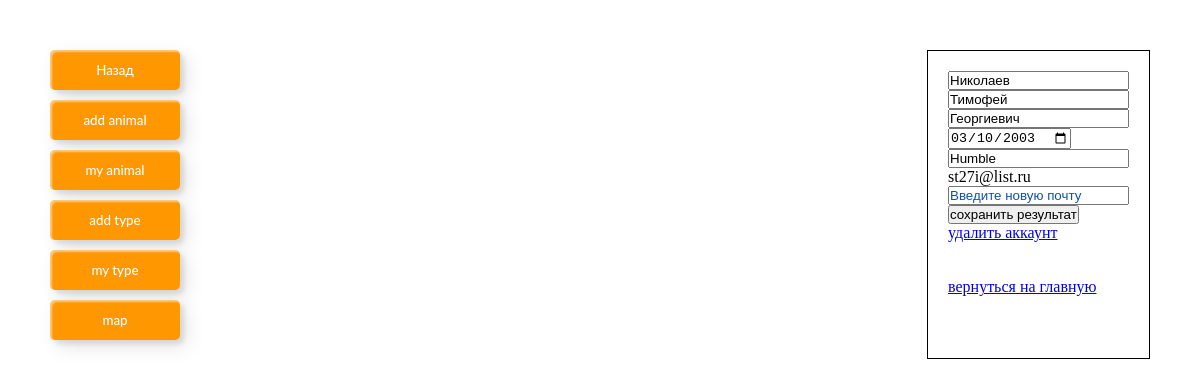
The page /form_page.php (signed in) on the database its author committed.
### tables this page shows
CREATE TABLE `_user` (
  `ID` int(11) NOT NULL,
  `Email` varchar(50) DEFAULT NULL,
  `Surname` varchar(50) DEFAULT NULL,
  `Name` varchar(50) DEFAULT NULL,
  `Patronymic` varchar(50) DEFAULT NULL,
  `Birthday` date DEFAULT NULL,
  `About` text DEFAULT NULL,
  `User_name` varchar(50) DEFAULT NULL,
  `Pass` varchar(255) DEFAULT NULL
);

### form_page.php (the view, shortened to what this page needs)
<!DOCTYPE html>
<html lang="ru">
<head>
    <link rel="stylesheet" href="css/style_form_page.css">
    <link rel="stylesheet" href="css/style_form_password.css">
</head>
<body>
    <main>
        <section class="mainSection">
            <div class="linkButtons">
                <button class="custom-btn btn-14" onclick="document.location='index.php'">Назад</button>
                <button class="custom-btn btn-14" onclick="document.location='add_animal.php'">add animal</button>
                <button class="custom-btn btn-14" onclick="document.location='my_animal.php'">my animal</button>
                <button class="custom-btn btn-14" onclick="document.location='add_type.php'">add type</button>
                <button class="custom-btn btn-14" onclick="document.location='my_type.php'">my type</button>
                <button id="map-btn" class="custom-btn btn-14" onclick="document.location='map.php'">map</button>
            </div>
            <div class="divForm">
    <?php
require_once ("config.php");
 $connect = mysqli_connect($host, $user, $password, $db);
    $id=$_SESSION["id"];
    $queryResult= mysqli_query($connect,"SELECT * FROM `_user` WHERE `ID`= '$id';");
    $queryResultToArray= mysqli_fetch_array($queryResult,MYSQLI_ASSOC);
    $editUserEmail=$queryResultToArray["Email"];
    $editUserName=$queryResultToArray["Name"];
    $editUserSurname=$queryResultToArray["Surname"];
    $editUserPatronymic=$queryResultToArray["Patronymic"];
    $editUserBirthday=$queryResultToArray["Birthday"];
    $editUserNickName=$queryResultToArray["User_name"];
?>
    <form action="setting_personal_account.php" method="post">
    <input type="text" name="surname2" value="<?php echo $editUserSurname; ?>"><br>
    <input type="text" name="name2" value="<?php echo $editUserName; ?>"><br>
    <input type="text" name="patronymic2" value="<?php echo $editUserPatronymic; ?>"><br>
    <input type="date" name="birthday2" value="<?php echo $editUserBirthday?>"><br>
    <input type="text" name="nickname2" value="<?php echo $editUserNickName; ?>"><br>
    <label for="mail3"><?php echo $editUserEmail; ?></label><br>
    <input type="email" name="mail3" id="mail3" placeholder="Введите новую почту"> <br>
    <input type="submit" value="сохранить результат">
    </form>
    <?php
    echo '<a href="remove_account.php">удалить аккаунт</a>','<br>','<br>';
    echo '<a href="index.php">вернуться на главную</a>';
    ?>
            </div>
        </section>
    </main>
</body>
</html>

### css/style_form_page.css (style rules this page uses)
* { margin: 0 0; padding: 0 0; }
.mainSection { background-color: rgb(255, 255, 255); min-width: 1200px; min-height: 965px; display: flex; flex-direction: row; justify-content:space-between ; }
.linkButtons { margin: 50px; display: flex; flex-direction: column; gap: 10px; }
.divForm { margin: 50px; width: auto; height: 267.33px; display: flex; flex-direction: column; border: 1px solid black; padding: 20px; }
.custom-btn { width: 130px; height: 40px; color: #fff; border-radius: 5px; padding: 10px 25px; font-family: 'Lato', sans-serif; font-weight: 500; background: transparent; cursor: pointer; transition: all 0.3s ease; position: relative; display: inline-block; box-shadow:inset 2px 2px 2px 0px rgba(255,255,255,.5), 7px 7px 20px 0px rgba(0,0,0,.1), 4px 4px 5px 0px rgba(0,0,0,.1); outline: none; }
.btn-14 { background: rgb(255,151,0); border: none; z-index: 0; }
.btn-14:after { position: absolute; content: ""; width: 100%; height: 0; top: 0; left: 0; z-index: -1; border-radius: 5px; background-color: #eaf818; background-image: linear-gradient(315deg, #eaf818 0%, #f6fc9c 74%); transition: all 0.3s ease; }

### rows shown on the page
_user: surname2 "Николаев", name2 "Тимофей", patronymic2 "Георгиевич", birthday2 "03/10/2003", nickname2 "Humble", Email "st27i@list.ru"
